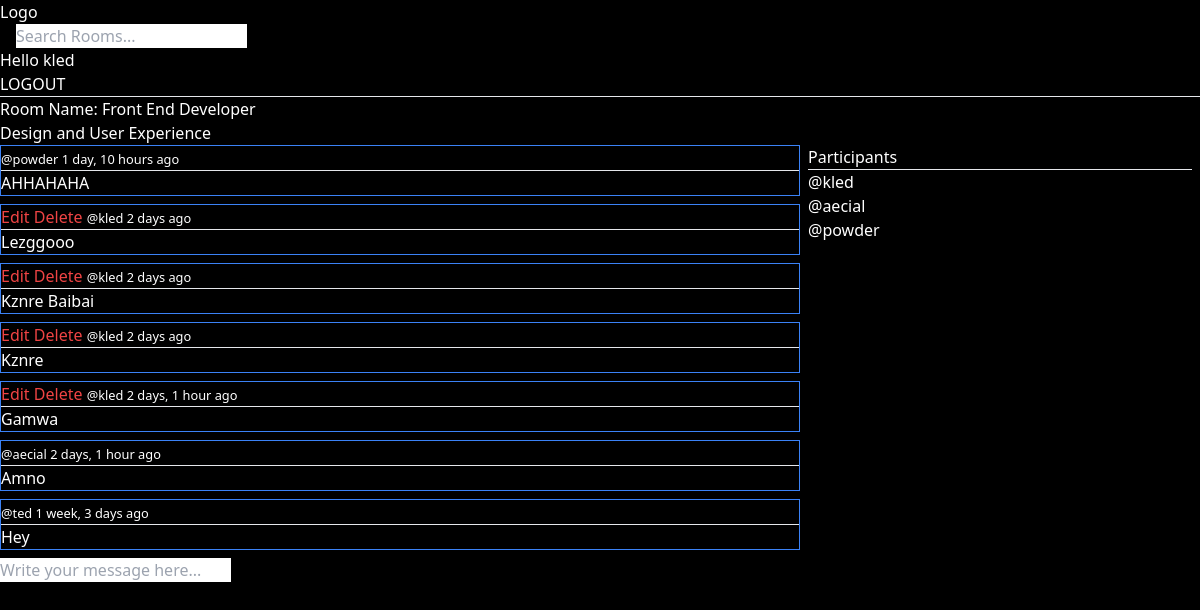
The app's page /room/2/ (signed in) with its own data.
### base/models.py (models this page shows, shortened)
class Room(models.Model):
    host = models.ForeignKey(User, on_delete=models.SET_NULL, null=True)
    topic = models.ForeignKey(Topic, on_delete=models.SET_NULL, null=True)
    name = models.CharField(max_length=200)
    description = models.TextField(null=True, blank=True)
    participants = models.ManyToManyField(User, related_name='participants', blank=True)
    updated = models.DateTimeField(auto_now=True)
    created = models.DateTimeField(auto_now_add=True)
    class Meta:
        ordering = ['-updated', '-created']
    def __str__(self):
        return self.name

class Message(models.Model):
    user = models.ForeignKey(User, on_delete=models.CASCADE)
    room = models.ForeignKey(Room, on_delete=models.CASCADE)
    body = models.TextField()
    updated = models.DateTimeField(auto_now=True)
    created = models.DateTimeField(auto_now_add=True)
    class Meta:
        ordering = ['-updated', '-created']

### base/views.py (the view, shortened to what this page needs)
# urls.py: path('room/<str:pk>/', views.room, name='room'),
def room(request, pk):
    room = Room.objects.get(id=pk)
    room_messages = room.message_set.all().order_by('-created')
    participants = room.participants.all()
    context = {'information': room, 'room_messages': room_messages, 'participants': participants}
    return render(request, 'base/room.html', context)

### base/templates/base/room.html (shortened to what this page needs)
{% extends 'main.html'%} {% block content %} {% if information%}
<h1>Room Name: {{information}}</h1>
{{information.description}} {% else %}
<h1>Room</h1>
{% endif %}
<div class="grid grid-cols-3">
  <div class="col-span-2">
    {% for room_message in room_messages %}
    <div class="border border-blue-500 mb-2">
      {% if request.user == room_message.user %}
      <a href="{% url 'update-message' room_message.id %}" class="text-red-500"
        >Edit</a
      >
      <a href="{% url 'delete-message' room_message.id %}" class="text-red-500"
        >Delete</a
      >
      {% endif %}
      <small
        >@{{room_message.user}} {{room_message.created|timesince}} ago</small
      >
      <hr />
      <p>{{room_message.body}}</p>
    </div>
    {% endfor %} {% if request.user.is_authenticated %}
    <div>
      <form action="" method="post">
        <input
          type="text"
          name="body"
          placeholder="Write your message here..."
          class="text-black"
        />
      </form>
    </div>
    {% endif %}
  </div>
  <div class="px-2">
    <h3>Participants</h3>
    <hr />
    {% for user in participants %}
    <p>@{{user.username}}</p>
    {%endfor%}
  </div>
</div>
{% endblock %}

### templates/navbar.html
<a href="/">
  <h1>Logo</h1>
</a>
<form action="" method="GET" action="{% url 'home' %}" class="text-black mx-4">
  <input type="text" name="q" id="q" placeholder="Search Rooms..." />
</form>
{% if request.user.is_authenticated %}
<p>Hello {{request.user}}</p>
<a href="{% url 'logout' %}">LOGOUT</a>
{% else %}
<a href="{% url 'login' %}">LOGIN</a>
{% endif %}
<hr />

### records on screen
Room: name "Front End Developer", description "Design and User Experience"
Message: user "powder", created "1 day, 10 hours", body "AHHAHAHA"
Message: shows "Edit", user "kled", created "2 days", body "Lezggooo"
Message: shows "Edit", user "kled", created "2 days", body "Kznre Baibai"
Message: shows "Edit", user "kled", created "2 days", body "Kznre"
Message: shows "Edit", user "kled", created "2 days, 1 hour", body "Gamwa"
Message: user "aecial", created "2 days, 1 hour", body "Amno"
Message: user "ted", created "1 week, 3 days", body "Hey"

### other values on screen
{{ request.user }} "kled"
{{ user.username }} "kled"
{{ user.username }} "aecial"
{{ user.username }} "powder"
